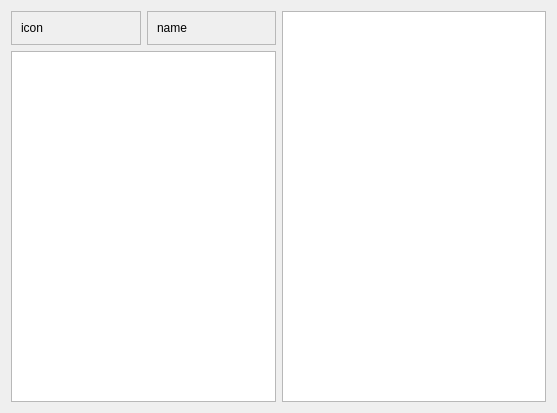
<?xml version="1.0" encoding="UTF-8"?>
<ui version="4.0">
 <class>Dialog</class>
 <widget class="QDialog" name="Dialog">
  <property name="geometry">
   <rect>
    <x>0</x>
    <y>0</y>
    <width>557</width>
    <height>413</height>
   </rect>
  </property>
  <property name="windowTitle">
   <string>Dialog</string>
  </property>
  <layout class="QHBoxLayout" name="horizontalLayout_2">
   <item>
    <layout class="QVBoxLayout" name="verticalLayout_3">
     <item>
      <layout class="QHBoxLayout" name="horizontalLayout">
       <item>
        <widget class="QFrame" name="frame_2">
         <property name="frameShape">
          <enum>QFrame::StyledPanel</enum>
         </property>
         <property name="frameShadow">
          <enum>QFrame::Raised</enum>
         </property>
         <layout class="QVBoxLayout" name="verticalLayout_2">
          <item>
           <widget class="QLabel" name="icon_lbl">
            <property name="text">
             <string>icon</string>
            </property>
           </widget>
          </item>
         </layout>
        </widget>
       </item>
       <item>
        <widget class="QFrame" name="frame">
         <property name="frameShape">
          <enum>QFrame::StyledPanel</enum>
         </property>
         <property name="frameShadow">
          <enum>QFrame::Raised</enum>
         </property>
         <layout class="QVBoxLayout" name="verticalLayout">
          <item>
           <widget class="QLabel" name="name_lbl">
            <property name="text">
             <string>name</string>
            </property>
           </widget>
          </item>
         </layout>
        </widget>
       </item>
      </layout>
     </item>
     <item>
      <widget class="QTextBrowser" name="description_text"/>
     </item>
    </layout>
   </item>
   <item>
    <widget class="QListWidget" name="items_list"/>
   </item>
  </layout>
 </widget>
 <resources/>
 <connections/>
</ui>
